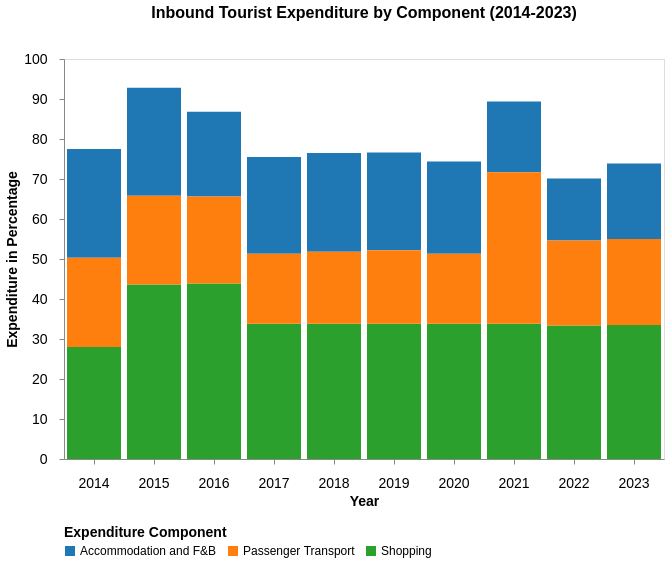

This figure's Vega-Lite source:
### Vega-Lite specification from a JSON file in a GitHub repository (floating-point values rounded to 4 significant figures)
{"$schema": "https://vega.github.io/schema/vega-lite/v5.json", "title": {"text": "Inbound Tourist Expenditure by Component (2014-2023)", "fontSize": 16, "anchor": "middle", "fontWeight": "bold", "subtitle": " ", "subtitlePadding": 16}, "width": 600, "height": 400, "data": {"values": [{"Year": "2014", "Component": "Shopping", "Expenditure": 28}, {"Year": "2014", "Component": "Accommodation and F&B", "Expenditure": 27.2}, {"Year": "2014", "Component": "Passenger Transport", "Expenditure": 22.3}, {"Year": "2015", "Component": "Shopping", "Expenditure": 43.6}, {"Year": "2015", "Component": "Accommodation and F&B", "Expenditure": 27}, {"Year": "2015", "Component": "Passenger Transport", "Expenditure": 22.2}, {"Year": "2016", "Component": "Shopping", "Expenditure": 43.9}, {"Year": "2016", "Component": "Accommodation and F&B", "Expenditure": 21.2}, {"Year": "2016", "Component": "Passenger Transport", "Expenditure": 21.7}, {"Year": "2017", "Component": "Shopping", "Expenditure": 33.8}, {"Year": "2017", "Component": "Accommodation and F&B", "Expenditure": 24.2}, {"Year": "2017", "Component": "Passenger Transport", "Expenditure": 17.5}, {"Year": "2018", "Component": "Shopping", "Expenditure": 33.8}, {"Year": "2018", "Component": "Accommodation and F&B", "Expenditure": 24.7}, {"Year": "2018", "Component": "Passenger Transport", "Expenditure": 18}, {"Year": "2019", "Component": "Shopping", "Expenditure": 33.8}, {"Year": "2019", "Component": "Accommodation and F&B", "Expenditure": 24.4}, {"Year": "2019", "Component": "Passenger Transport", "Expenditure": 18.4}, {"Year": "2020", "Component": "Shopping", "Expenditure": 33.8}, {"Year": "2020", "Component": "Accommodation and F&B", "Expenditure": 23.1}, {"Year": "2020", "Component": "Passenger Transport", "Expenditure": 17.5}, {"Year": "2021", "Component": "Shopping", "Expenditure": 33.8}, {"Year": "2021", "Component": "Accommodation and F&B", "Expenditure": 17.7}, {"Year": "2021", "Component": "Passenger Transport", "Expenditure": 37.9}, {"Year": "2022", "Component": "Shopping", "Expenditure": 33.4}, {"Year": "2022", "Component": "Accommodation and F&B", "Expenditure": 15.5}, {"Year": "2022", "Component": "Passenger Transport", "Expenditure": 21.2}, {"Year": "2023", "Component": "Shopping", "Expenditure": 33.5}, {"Year": "2023", "Component": "Accommodation and F&B", "Expenditure": 18.9}, {"Year": "2023", "Component": "Passenger Transport", "Expenditure": 21.5}]}, "params": [{"name": "yearSelect", "value": "All", "bind": {"input": "select", "options": ["All", "2014", "2015", "2016", "2017", "2018", "2019", "2020", "2021", "2022", "2023"], "name": "Select Year"}}], "mark": "bar", "encoding": {"x": {"field": "Year", "type": "ordinal", "title": "Year", "axis": {"labelAngle": 0, "labelFontSize": 14, "titleFontSize": 14, "labelPadding": 12, "grid": false}}, "y": {"field": "Expenditure", "type": "quantitative", "title": "Expenditure in Percentage", "axis": {"labelPadding": 12, "labelFontSize": 14, "titleFontSize": 14, "grid": false}, "scale": {"domain": [0, 100]}}, "color": {"field": "Component", "type": "nominal", "title": "Expenditure Component", "scale": {"scheme": "category10"}, "legend": {"title": "Expenditure Component", "orient": "bottom", "labelFontSize": 12, "titleFontSize": 14, "labelPadding": 12}}, "opacity": {"condition": [{"test": "yearSelect == 'All'", "value": 1}, {"test": "datum.Year == yearSelect", "value": 1}], "value": 0.3}, "tooltip": [{"field": "Year", "title": "Year"}, {"field": "Component", "title": "Expenditure Component"}, {"field": "Expenditure", "title": "Expenditure in Percentage", "format": ".2f"}]}}
